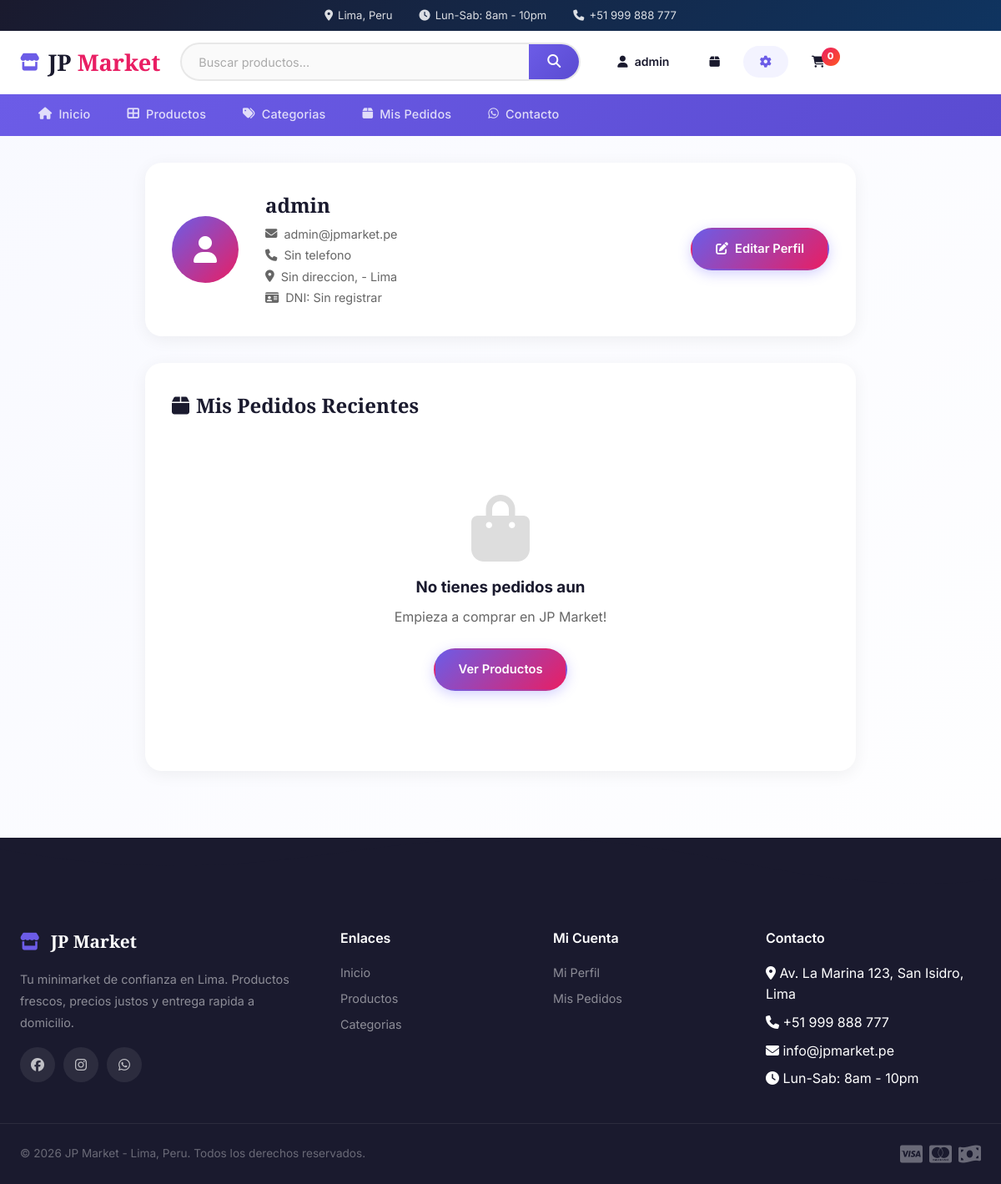
Page /cuentas/perfil/ (signed in) on the committed database.
### cuentas/models.py (models this page shows, shortened)
class UserProfile(models.Model):
    user = models.OneToOneField(User, on_delete=models.CASCADE, related_name='profile')
    telefono = models.CharField(max_length=20, blank=True)
    direccion = models.CharField(max_length=300, blank=True)
    ciudad = models.CharField(max_length=100, blank=True, default='Lima')
    distrito = models.CharField(max_length=100, blank=True)
    documento_tipo = models.CharField(max_length=10, choices=[('dni', 'DNI'), ('ruc', 'RUC'), ('ce', 'Carnet de Extranjeria')], default='dni')
    documento_numero = models.CharField(max_length=11, blank=True)
    created = models.DateTimeField(auto_now_add=True)

### cuentas/views.py (the view)
# urls.py: path('perfil/', views.profile_view, name='profile'),
@login_required
def profile_view(request):
    orders = Order.objects.filter(user=request.user).order_by('-created')[:10]
    return render(request, 'cuentas/profile.html', {
        'orders': orders,
        'profile': request.user.profile,
    })

### carrito/context_processors.py (called while the page is built)
def cart_count(request):
    count = 0
    if request.user.is_authenticated:
        cart, _ = Cart.objects.get_or_create(user=request.user)
        count = cart.total_items
    elif request.session.session_key:
        cart, _ = Cart.objects.get_or_create(session_key=request.session.session_key)
        count = cart.total_items
    return {'cart_count': count}

### carrito/models.py (called while the page is built)
    @property
    def total_items(self):
        return sum(item.quantity for item in self.items.all())

### templates/cuentas/profile.html (shortened to what this page needs)
{% extends 'base.html' %}
{% block content %}
<section class="profile-section">
    <div class="container">
        <div class="profile-header">
            <div class="profile-avatar">
                <i class="fas fa-user"></i>
            </div>
            <div class="profile-info">
                <h1>{{ user.get_full_name|default:user.username }}</h1>
                <p><i class="fas fa-envelope"></i> {{ user.email }}</p>
                <p><i class="fas fa-phone"></i> {{ profile.telefono|default:"Sin telefono" }}</p>
                <p><i class="fas fa-map-marker-alt"></i> {{ profile.direccion|default:"Sin direccion" }}, {{ profile.distrito|default:"" }} - {{ profile.ciudad|default:"Lima" }}</p>
                <p><i class="fas fa-id-card"></i> {{ profile.get_documento_tipo_display }}: {{ profile.documento_numero|default:"Sin registrar" }}</p>
            </div>
            <a href="{% url 'cuentas:edit_profile' %}" class="btn btn-primary">
                <i class="fas fa-edit"></i> Editar Perfil
            </a>
        </div>
        <div class="profile-section-content">
            <h2><i class="fas fa-box"></i> Mis Pedidos Recientes</h2>
            {% if orders %}
            <div class="orders-list">
                {% for order in orders %}
                <div class="order-card">
                    <div class="order-header">
                        <span class="order-id">#{{ order.order_id }}</span>
                        <span class="order-date">{{ order.created|date:"d/m/Y H:i" }}</span>
                        <span class="order-status status-{{ order.status }}">{{ order.get_status_display }}</span>
                    </div>
                    <div class="order-body">
                        {% for item in order.items.all %}
                        <div class="order-item">
                            <span>{{ item.quantity }}x {{ item.product.name }}</span>
                            <span>S/.{{ item.subtotal }}</span>
                        </div>
                        {% endfor %}
                    </div>
                    <div class="order-footer">
                        <span class="order-total">Total: <strong>S/.{{ order.total }}</strong></span>
                        <a href="{% url 'carrito:tracking' order.order_id %}" class="btn btn-sm btn-outline">
                            <i class="fas fa-truck"></i> Rastrear
                        </a>
                    </div>
                </div>
                {% endfor %}
            </div>
            {% else %}
            <div class="empty-state">
                <i class="fas fa-shopping-bag"></i>
                <h3>No tienes pedidos aun</h3>
                <p>Empieza a comprar en JP Market!</p>
                <a href="{% url 'tienda:product_list' %}" class="btn btn-primary">Ver Productos</a>
            </div>
            {% endif %}
        </div>
    </div>
</section>
{% endblock %}

### templates/base.html (shortened to what this page needs)
{% load static %}
<!DOCTYPE html>
<html lang="es">
<head>
    <link rel="stylesheet" href="https://cdnjs.cloudflare.com/ajax/libs/font-awesome/6.5.1/css/all.min.css">
    <link rel="stylesheet" href="{% static 'css/base.css' %}">
    <link rel="stylesheet" href="{% static 'css/style.css' %}">
</head>
<body>
    <header class="main-header">
        <div class="header-top">
            <div class="container">
                <span><i class="fas fa-map-marker-alt"></i> Lima, Peru</span>
                <span><i class="fas fa-clock"></i> Lun-Sab: 8am - 10pm</span>
                <span><i class="fas fa-phone"></i> +51 999 888 777</span>
            </div>
        </div>
        <div class="header-main">
            <div class="container">
                <a href="{% url 'tienda:home' %}" class="logo">
                    <i class="fas fa-store"></i>
                    <span>JP <span class="accent">Market</span></span>
                </a>
                <div class="search-bar">
                    <form action="{% url 'tienda:product_list' %}" method="GET">
                        <input type="text" name="q" placeholder="Buscar productos..." value="{{ q|default:'' }}">
                        <button type="submit"><i class="fas fa-search"></i></button>
                    </form>
                </div>
                <div class="header-actions">
                    {% if user.is_authenticated %}
                        <a href="{% url 'cuentas:profile' %}" class="header-btn" title="Mi perfil">
                            <i class="fas fa-user"></i>
                            <span>{{ user.username }}</span>
                        </a>
                        <a href="{% url 'carrito:order_history' %}" class="header-btn" title="Mis pedidos">
                            <i class="fas fa-box"></i>
                        </a>
                        {% if user.is_staff %}
                            <a href="{% url 'panel_admin:dashboard' %}" class="header-btn admin-btn" title="Panel Admin">
                                <i class="fas fa-cog"></i>
                            </a>
                        {% endif %}
                    {% else %}
                        <a href="{% url 'cuentas:login' %}" class="header-btn">
                            <i class="fas fa-sign-in-alt"></i>
                            <span>Ingresar</span>
                        </a>
                    {% endif %}
                    <a href="{% url 'carrito:cart' %}" class="header-btn cart-btn" title="Carrito">
                        <i class="fas fa-shopping-cart"></i>
                        <span class="cart-count">{{ cart_count }}</span>
                    </a>
                </div>
            </div>
        </div>
        <nav class="nav-bar">
            <div class="container">
                <ul class="nav-menu">
                    <li><a href="{% url 'tienda:home' %}"><i class="fas fa-home"></i> Inicio</a></li>
                    <li><a href="{% url 'tienda:product_list' %}"><i class="fas fa-th-large"></i> Productos</a></li>
                    <li><a href="{% url 'tienda:category_list' %}"><i class="fas fa-tags"></i> Categorias</a></li>
                    {% if user.is_authenticated %}
                        <li><a href="{% url 'carrito:order_history' %}"><i class="fas fa-box"></i> Mis Pedidos</a></li>
                    {% endif %}
                    <li><a href="https://wa.me/51999888777" target="_blank"><i class="fab fa-whatsapp"></i> Contacto</a></li>
                </ul>
            </div>
        </nav>
    </header>
    <main class="main-content">
        {% block content %}{% endblock %}
    </main>
    <footer class="main-footer">
        <div class="footer-wave">
            <svg viewBox="0 0 1200 120" preserveAspectRatio="none">
                <path d="M321.39,56.44c58-10.79,114.16-30.13,172-41.86,82.39-16.72,168.19-17.73,250.45-.39C823.78,31,906.67,72,985.66,92.83c70.05,18.48,146.53,26.09,214.34,3V0H0V27.35A600.21,600.21,0,0,0,321.39,56.44Z"></path>
            </svg>
        </div>
        <div class="footer-content">
            <div class="container">
                <div class="footer-grid">
                    <div class="footer-col">
                        <h3><i class="fas fa-store"></i> JP Market</h3>
                        <p>Tu minimarket de confianza en Lima. Productos frescos, precios justos y entrega rapida a domicilio.</p>
                        <div class="footer-social">
                            <a href="#"><i class="fab fa-facebook"></i></a>
                            <a href="#"><i class="fab fa-instagram"></i></a>
                            <a href="https://wa.me/51999888777" target="_blank"><i class="fab fa-whatsapp"></i></a>
                        </div>
                    </div>
                    <div class="footer-col">
                        <h4>Enlaces</h4>
                        <ul>
                            <li><a href="{% url 'tienda:home' %}">Inicio</a></li>
                            <li><a href="{% url 'tienda:product_list' %}">Productos</a></li>
                            <li><a href="{% url 'tienda:category_list' %}">Categorias</a></li>
                        </ul>
                    </div>
                    <div class="footer-col">
                        <h4>Mi Cuenta</h4>
                        <ul>
                            {% if user.is_authenticated %}
                                <li><a href="{% url 'cuentas:profile' %}">Mi Perfil</a></li>
                                <li><a href="{% url 'carrito:order_history' %}">Mis Pedidos</a></li>
                            {% else %}
                                <li><a href="{% url 'cuentas:login' %}">Iniciar Sesion</a></li>
                                <li><a href="{% url 'cuentas:register' %}">Registrarse</a></li>
                            {% endif %}
                        </ul>
                    </div>
                    <div class="footer-col">
                        <h4>Contacto</h4>
                        <ul>
                            <li><i class="fas fa-map-marker-alt"></i> Av. La Marina 123, San Isidro, Lima</li>
                            <li><i class="fas fa-phone"></i> +51 999 888 777</li>
                            <li><i class="fas fa-envelope"></i> info@jpmarket.pe</li>
                            <li><i class="fas fa-clock"></i> Lun-Sab: 8am - 10pm</li>
                        </ul>
                    </div>
                </div>
            </div>
        </div>
        <div class="footer-bottom">
            <div class="container">
                <p>&copy; 2026 JP Market - Lima, Peru. Todos los derechos reservados.</p>
                <div class="payment-icons">
                    <i class="fab fa-cc-visa" title="Visa"></i>
                    <i class="fab fa-cc-mastercard" title="Mastercard"></i>
                    <i class="fas fa-money-bill-wave" title="Efectivo"></i>
                </div>
            </div>
        </div>
    </footer>
</body>
</html>

### static/css/base.css (style rules this page uses)
*,*::before,*::after { margin:0;padding:0;box-sizing:border-box }
:root { --primary:#6c5ce7;--primary-dark:#5a4bd1;--primary-light:#a29bfe;--accent:#e91e63;--success:#2e7d32;--danger:#c62828;--warning:#f57f17;--info:#0277bd;--dark:#1a1a2e;--dark-soft:#555;--gray:#888;--gray-light:#e0e0e0;--light:#f5f6fa;--white:#fff;--radius:12px;--radius-lg:16px;--radius-xl:20px;--shadow:0 4px 20px rgba(0,0,0,.06);--transition:all .3s ease }
html { scroll-behavior:smooth }
body { font-family:'Inter',sans-serif;color:var(--dark);line-height:1.6;min-height:100vh }
a { text-decoration:none;color:inherit;transition:var(--transition) }
.container { max-width:1280px;margin:0 auto;padding:0 24px }
.btn { display:inline-flex;align-items:center;justify-content:center;gap:8px;padding:12px 28px;border-radius:50px;font-weight:600;font-size:.92rem;border:2px solid transparent;cursor:pointer;transition:var(--transition);text-align:center;font-family:'Inter',sans-serif;white-space:nowrap }
.btn-primary { background:linear-gradient(135deg,var(--primary),var(--accent));color:var(--white);box-shadow:0 4px 15px rgba(108,99,255,.3) }
.empty-state { text-align:center;padding:4rem 0 }
.empty-state i { font-size:5rem;color:#ddd;margin-bottom:1rem;display:block }
.empty-state h3 { margin-bottom:.5rem }
.empty-state p { color:#666;margin-bottom:1.5rem }

### rows in the picture
UserProfile: telefono "Sin telefono", direccion "Sin direccion", ciudad "Lima", documento_tipo "DNI", documento_numero "Sin registrar"

### other values in the picture
{{ user.username }} "admin"
{{ cart_count }} "0"
{{ user.get_full_name|default:user.username }} "admin"
{{ user.email }} "admin@jpmarket.pe"
